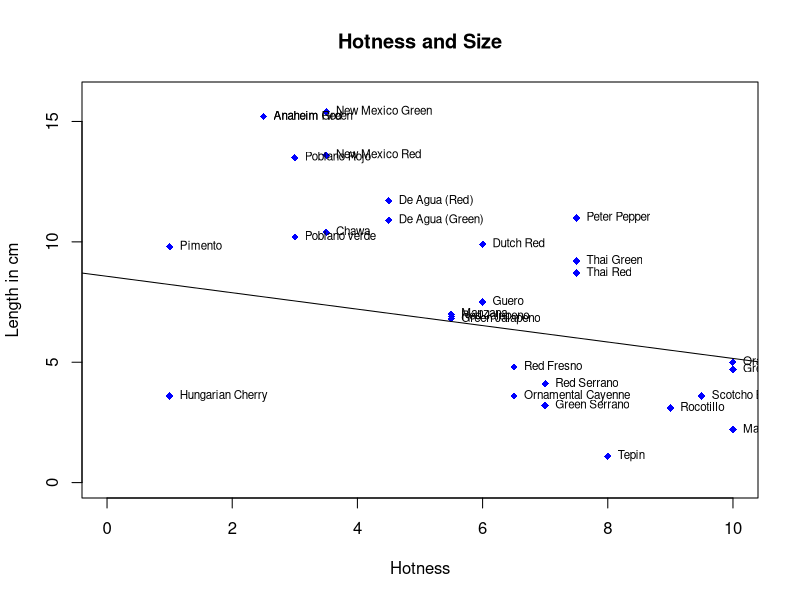

Generate this figure with R:
chillis <- read.csv(file="./02-chillis.csv", header=TRUE, sep=",")
plot(chillis$hotness, chillis$size.in.cm, 
     main="Hotness and Size",
     xlab = "Hotness", xlim=c(0, 10),
     ylab = "Length in cm", ylim=c(0, 16),
     col="blue", pch=18)
abline(lm(chillis$hotness ~ chillis$size.in.cm))
text(chillis$hotness, chillis$size.in.cm, labels = chillis$name, cex=0.7, pos=4)
cor.test(chillis$hotness, chillis$size.in.cm, method="pearson")
